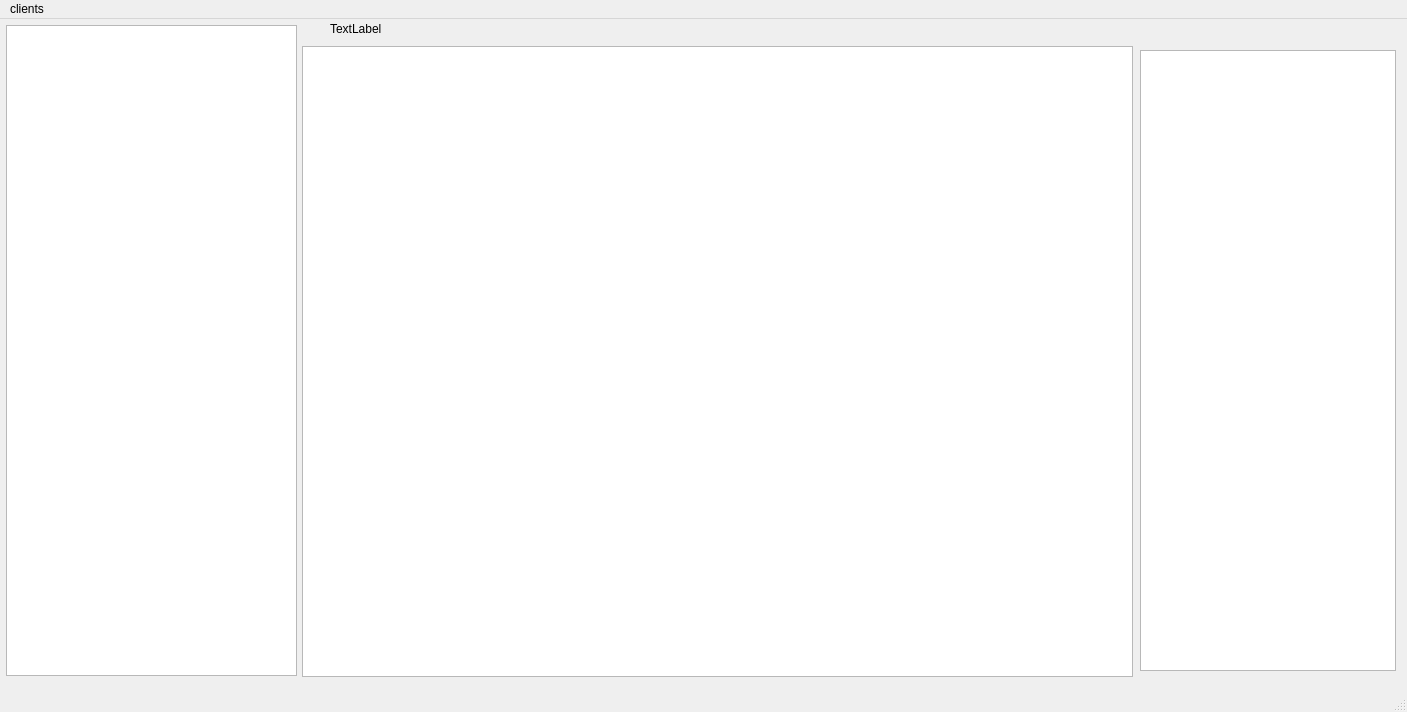
<?xml version="1.0" encoding="UTF-8"?>
<ui version="4.0">
 <class>MainWindow</class>
 <widget class="QMainWindow" name="MainWindow">
  <property name="geometry">
   <rect>
    <x>0</x>
    <y>0</y>
    <width>1407</width>
    <height>712</height>
   </rect>
  </property>
  <property name="windowTitle">
   <string>MainWindow</string>
  </property>
  <widget class="QWidget" name="centralwidget">
   <widget class="QTreeView" name="treeView">
    <property name="geometry">
     <rect>
      <x>6</x>
      <y>6</y>
      <width>291</width>
      <height>651</height>
     </rect>
    </property>
    <property name="editTriggers">
     <set>QAbstractItemView::NoEditTriggers</set>
    </property>
    <property name="showDropIndicator" stdset="0">
     <bool>false</bool>
    </property>
   </widget>
   <widget class="QLabel" name="label_text">
    <property name="geometry">
     <rect>
      <x>330</x>
      <y>0</y>
      <width>161</width>
      <height>20</height>
     </rect>
    </property>
    <property name="text">
     <string>TextLabel</string>
    </property>
   </widget>
   <widget class="QTableView" name="tableView">
    <property name="geometry">
     <rect>
      <x>302</x>
      <y>27</y>
      <width>831</width>
      <height>631</height>
     </rect>
    </property>
   </widget>
   <widget class="QTextBrowser" name="textBrowser">
    <property name="geometry">
     <rect>
      <x>1140</x>
      <y>31</y>
      <width>256</width>
      <height>621</height>
     </rect>
    </property>
   </widget>
  </widget>
  <widget class="QMenuBar" name="menubar">
   <property name="geometry">
    <rect>
     <x>0</x>
     <y>0</y>
     <width>1407</width>
     <height>21</height>
    </rect>
   </property>
   <widget class="QMenu" name="menuclients">
    <property name="title">
     <string>clients</string>
    </property>
   </widget>
   <addaction name="menuclients"/>
  </widget>
  <widget class="QStatusBar" name="statusbar"/>
 </widget>
 <resources/>
 <connections/>
</ui>
